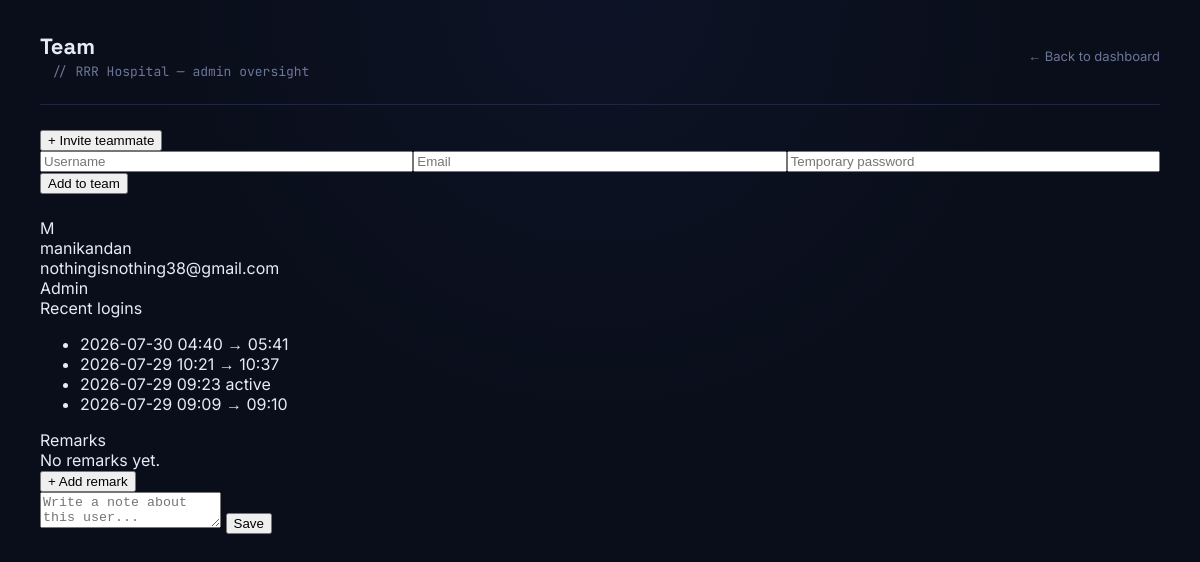
/admin-panel/team/ (signed in), run on an earlier commit of the app's database.
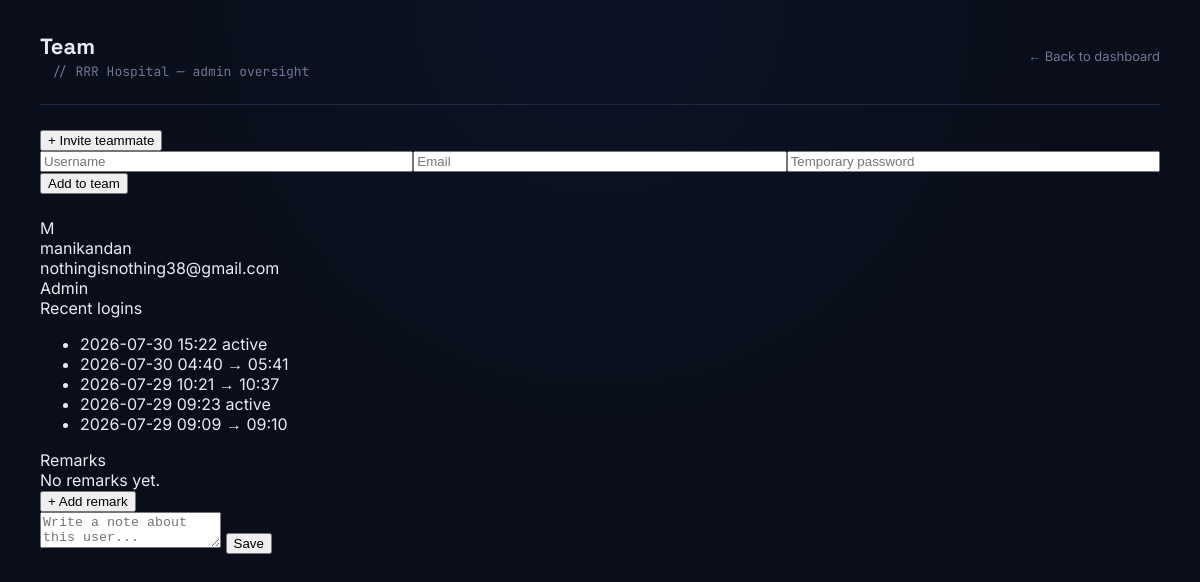
And on a later commit of the database.
### accounts/models.py (models this page shows, shortened)
class Organization(models.Model):
    name = models.CharField(max_length=200)
    created_at = models.DateTimeField(auto_now_add=True)

class Profile(models.Model):
    ROLE_CHOICES = [
    ('admin', 'Admin'),
    ('member', 'Member'),
]
    user = models.OneToOneField(User, on_delete=models.CASCADE)
    organization = models.ForeignKey(Organization, on_delete=models.CASCADE, related_name='members')
    role = models.CharField(max_length=10, choices=ROLE_CHOICES, default='member')
    email_verified = models.BooleanField(default=False)
    access_expires_on = models.DateField(null=True, blank=True)

class LoginLog(models.Model):
    user = models.ForeignKey(User, on_delete=models.CASCADE, related_name='login_logs')
    login_time = models.DateTimeField(auto_now_add=True)
    logout_time = models.DateTimeField(null=True, blank=True)
    ip_address = models.GenericIPAddressField(null=True, blank=True)
    class Meta:
        ordering = ['-login_time']

### admin_panel/views.py (the view)
# urls.py: path('team/', views.team_panel_view, name='team_panel'),
@login_required
@admin_required
def team_panel_view(request):
    org = request.user.profile.organization
    viewer_profile = request.user.profile
    profiles = (
        Profile.objects
        .filter(organization=org)
        .select_related('user')
        .order_by('user__username')
    )
    team_data = []
    for profile in profiles:
        user = profile.user
        recent_logins = LoginLog.objects.filter(user=user)[:5]
        remarks = Remark.objects.filter(organization=org, target_user=user)[:5]
        team_data.append({
            'profile': profile,
            'user': user,
            'recent_logins': recent_logins,
            'remarks': remarks,
            'can_manage': can_manage_target(viewer_profile, profile),
        })
    context = {
        'organization': org,
        'team_data': team_data,
    }
    return render(request, 'admin_panel/team_panel.html', context)

### admin_panel/permissions.py (called while the page is built)
def can_manage_target(actor_profile, target_profile):
    if actor_profile.organization_id != target_profile.organization_id:
        return False
    if target_profile.role != 'member':
        return False
    if actor_profile.user_id == target_profile.user_id:
        return False
    return actor_profile.role == 'admin'

### admin_panel/templates/admin_panel/team_panel.html (shortened to what this page needs)
{% load static %}
<!DOCTYPE html>
<html lang="en">
<head>
<link rel="stylesheet" href="{% static 'admin_panel/css/team_panel.css' %}">
</head>
<body>
  <div class="topbar">
    <div class="brand">
      <h1>Team</h1>
      <span class="sub">// {{ organization.name }} — admin oversight</span>
    </div>
    <a href="{% url 'dashboard' %}" class="back-link">← Back to dashboard</a>
  </div>
  <div class="invite-section">
    <button class="toggle-remark-form" data-target="invite-form">+ Invite teammate</button>
    <form method="post" action="{% url 'invite_teammate' %}" class="remark-form invite-form" id="invite-form">
      <div class="invite-fields">
        <input type="text" name="username" placeholder="Username" required>
        <input type="email" name="email" placeholder="Email" required>
        <input type="password" name="password" placeholder="Temporary password" required>
      </div>
      <button type="submit">Add to team</button>
    </form>
  </div>
  <div class="team-grid">
    {% for entry in team_data %}
    <div class="member-card">
      <div class="member-header">
        <div class="member-identity">
          <span class="avatar">{{ entry.user.username|slice:":1"|upper }}</span>
          <div>
            <div class="member-name">{{ entry.user.username }}</div>
            <div class="member-email">{{ entry.user.email }}</div>
          </div>
        </div>
        <span class="role-badge role-{{ entry.profile.role }}">{{ entry.profile.get_role_display }}</span>
      </div>
      <div class="member-body">
        <div class="section">
          <div class="section-label">Recent logins</div>
          {% if entry.recent_logins %}
            <ul class="login-list">
              {% for log in entry.recent_logins %}
                <li>
                  <span class="login-time">{{ log.login_time|date:"Y-m-d H:i" }}</span>
                  {% if log.logout_time %}
                    <span class="logout-time">→ {{ log.logout_time|date:"H:i" }}</span>
                  {% else %}
                    <span class="active-tag">active</span>
                  {% endif %}
                </li>
              {% endfor %}
            </ul>
          {% else %}
            <div class="empty-note">No login history yet.</div>
          {% endif %}
        </div>
        <div class="section">
          <div class="section-label">Remarks</div>
          {% if entry.remarks %}
            <ul class="remark-list">
              {% for remark in entry.remarks %}
                <li>
                  <p>{{ remark.text }}</p>
                  <span class="remark-meta">— {{ remark.written_by.username }}, {{ remark.created_at|date:"Y-m-d" }}</span>
                </li>
              {% endfor %}
            </ul>
          {% else %}
            <div class="empty-note">No remarks yet.</div>
          {% endif %}
          <button class="toggle-remark-form" data-target="remark-form-{{ entry.user.id }}">+ Add remark</button>
          <form method="post" action="{% url 'add_remark' entry.user.id %}" class="remark-form" id="remark-form-{{ entry.user.id }}">
            <textarea name="text" rows="2" placeholder="Write a note about this user..." required></textarea>
            <button type="submit">Save</button>
          </form>
        </div>
      </div>
    </div>
    {% empty %}
      <div class="empty-note">No team members yet.</div>
    {% endfor %}
  </div>
</body>
</html>

### admin_panel/static/admin_panel/css/team_panel.css (style rules this page uses)
:root { --bg: #0a0e1a; --panel: #10162a; --panel-border: #1e2740; --text: #e7ebf5; --text-muted: #6b7797; --cyan: #35d0e0; --amber: #f5a623; --danger: #ff6b5c; }
* { box-sizing: border-box; }
body { margin: 0; background: radial-gradient(ellipse at top, #0d1326 0%, var(--bg) 55%); color: var(--text); font-family: 'Inter', sans-serif; padding: 32px 40px 64px; }
.topbar { display: flex; align-items: center; justify-content: space-between; padding-bottom: 24px; border-bottom: 1px solid var(--panel-border); margin-bottom: 24px; }
.brand h1 { font-family: 'Space Grotesk', sans-serif; font-weight: 700; font-size: 22px; margin: 0; }
.brand .sub { color: var(--text-muted); font-size: 13px; font-family: 'JetBrains Mono', monospace; margin-left: 12px; }
.back-link { color: var(--text-muted); text-decoration: none; font-size: 13px; transition: color 0.2s; }
.invite-section { margin-bottom: 24px; }

What changed in the data, as far as the page shows it:
added LoginLog: login_time "2026-07-30 15:22", shows "active"
